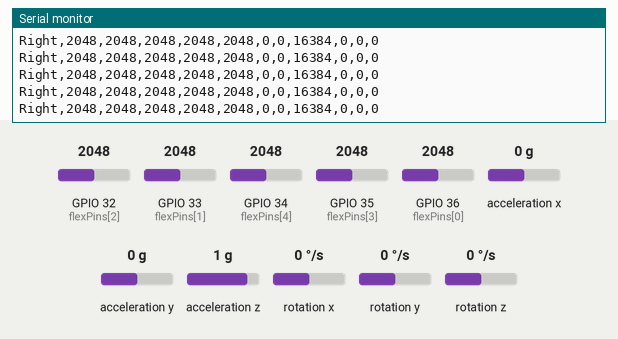
A sketch run on a simulated ESP32. Parts: the last lines printed to the serial monitor. The inputs (shaded band) are chosen by the test bench; at power-on: acceleration x 0 g, GPIO 32 (flexPins[2]) = 2048, GPIO 33 (flexPins[1]) = 2048, GPIO 34 (flexPins[4]) = 2048, GPIO 35 (flexPins[3]) = 2048, GPIO 36 (flexPins[0]) = 2048, acceleration y 0 g, acceleration z 1 g, rotation x 0 °/s, rotation y 0 °/s, rotation z 0 °/s. WiFi joins after 1.5 s; servers stay silent unless stated.

Above: at 2.7 s.
2.8 s: acceleration x set to -1.4 g
At 2.84 s:
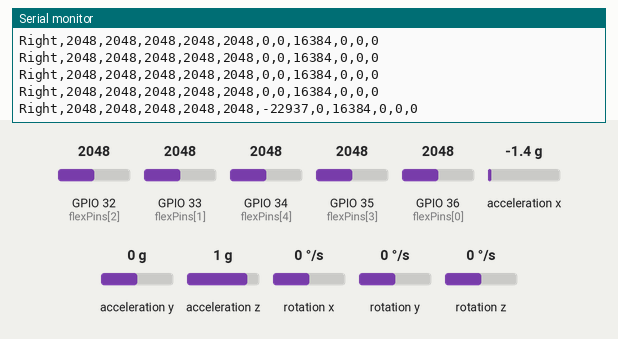
4.3 s: GPIO 32 (flexPins[2]) set to 2866
At 4.32 s:
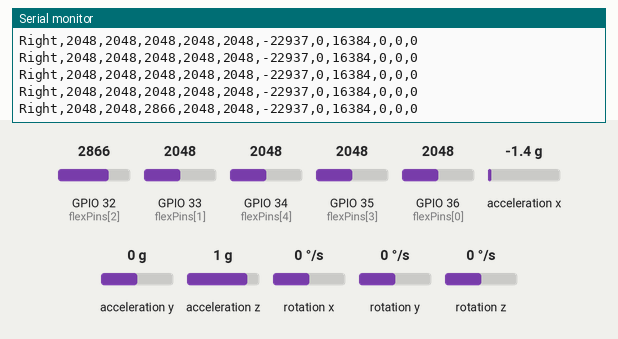
5.8 s: GPIO 33 (flexPins[1]) set to 2866
At 5.81 s:
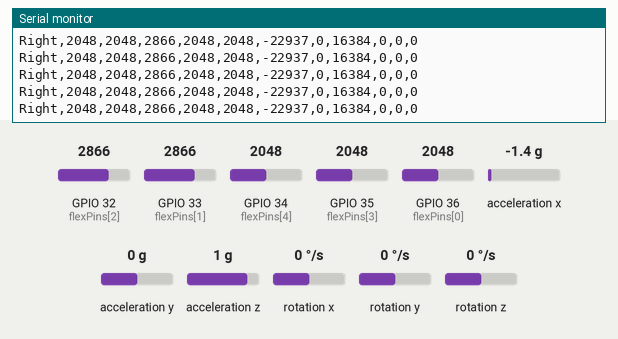
7.3 s: GPIO 34 (flexPins[4]) set to 2866
At 7.35 s:
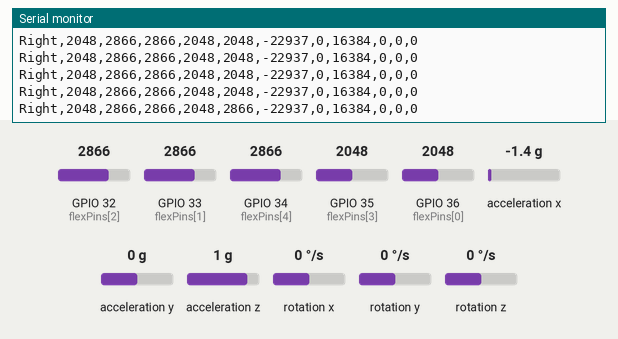
8.8 s: GPIO 35 (flexPins[3]) set to 2866
At 8.83 s:
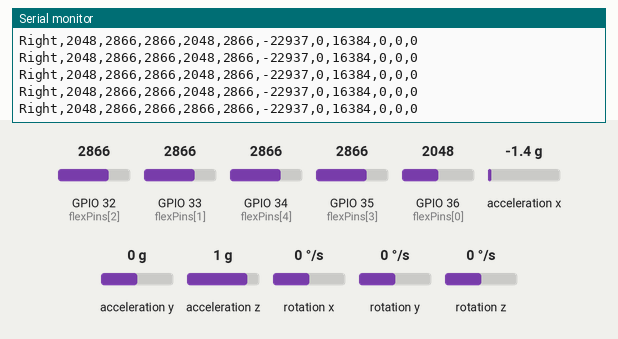
10.3 s: GPIO 36 (flexPins[0]) set to 2866
At 10.32 s:
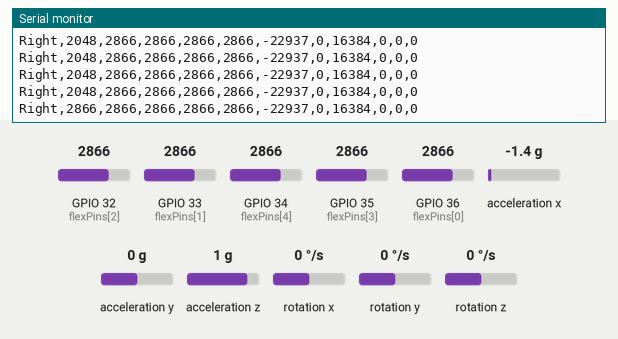

Measured:
- after the input at 2.8 s, the serial monitor: prints a new line at once (image 1)
- after the input at 4.3 s, the serial monitor: prints a new line at once (image 2)
- after the input at 7.3 s, the serial monitor: prints a new line at once (image 4)
- after the input at 8.8 s, the serial monitor: prints a new line at once (image 5)
- after the input at 10.3 s, the serial monitor: prints a new line at once (image 6)

The sketch:

gloves_udp.ino
```cpp
#include <WiFi.h>
#include <WiFiUdp.h>
#include <Wire.h>
#include <MPU6050.h>

MPU6050 mpu;

// ======================
// WIFI
// ======================
const char* ssid = "Etisalat 4G iModem-DAAB";
const char* password = "12061884";

// ======================
// UDP
// ======================
WiFiUDP udp;

// 👇 FIXED: YOUR CORRECT PC IP
const char* pcIP = "192.168.0.145";

// 👇 PYTHON PORT
const int pcPort = 5005;

// ======================
// HAND NAME
// ======================
String HAND_NAME = "Right";  // Change to "RIGHT" for right glove

// ======================
// FLEX PINS
// ======================
const int flexPins[5] = {36, 33, 32, 35, 34};

// ======================
void setup() {

  Serial.begin(115200);

  Wire.begin(21, 22);

  mpu.initialize();

  Serial.print("Connecting WiFi");

  WiFi.begin(ssid, password);

  while (WiFi.status() != WL_CONNECTED) {

    delay(500);

    Serial.print(".");
  }

  Serial.println("\nWiFi Connected");

  Serial.print("ESP32 IP: ");

  Serial.println(WiFi.localIP());

  Serial.print("Sending to PC IP: ");

  Serial.println(pcIP);
}

// ======================
void loop() {

  int16_t ax, ay, az, gx, gy, gz;

  mpu.getMotion6(&ax, &ay, &az, &gx, &gy, &gz);

  int flex[5];

  for (int i = 0; i < 5; i++) {

    flex[i] = analogRead(flexPins[i]);
  }

  // ======================
  // BUILD MESSAGE
  // ======================
  String msg = "";

  msg += HAND_NAME;
  msg += ",";

  for (int i = 0; i < 5; i++) {

    msg += String(flex[i]);
    msg += ",";
  }

  msg += String(ax);
  msg += ",";

  msg += String(ay);
  msg += ",";

  msg += String(az);
  msg += ",";

  msg += String(gx);
  msg += ",";

  msg += String(gy);
  msg += ",";

  msg += String(gz);

  // ======================
  // SEND UDP
  // ======================
  udp.beginPacket(pcIP, pcPort);

  udp.print(msg);

  udp.endPacket();

  Serial.println(msg);

  delay(50);
}
```
